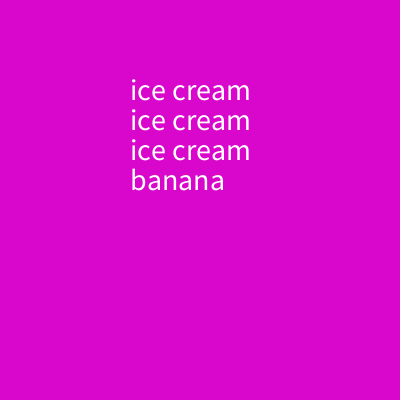
Frame 1 (no input)
Frame 60 (the mouse pressed at the canvas centre just before this capture): identical to frame 1, image omitted
Frame 120 (the mouse held since frame 60 and released just before this capture): identical to frame 1, image omitted

The Processing sketch that drew this single still picture (run headless with seeded random() and noise(); from frame 60 on, the mouse is pressed at the canvas centre):

// Processing sketch: banana_split_pde
// ── banana_split_pde.pde
int cream =100;

void setup() {
  size(400, 400);
  background(#D807CB);
  textSize(30);

  for (int h=0; h<3; ++h) {

    text("ice cream", 130, cream);
    cream=cream+30;
    
  }
  text("banana", 130, 190);
}

void draw() {
}
